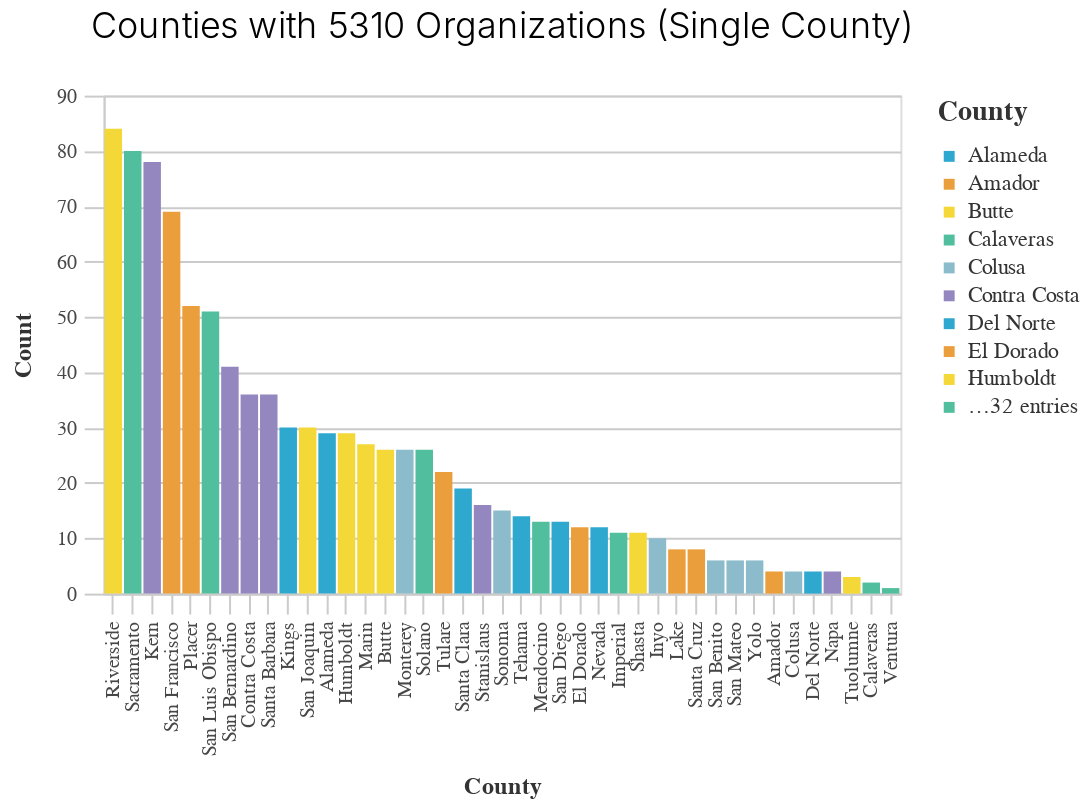

Here is the notebook cell this chart was saved with:
### Code cell
single_county = df[~df["county"].str.contains(",", na=False)]
counties_org_s = _dla_utils.bar_chart_nosubset((single_county>>count(_.county)),
    "county",
    "n",
    "county",
    "Counties with 5310 Organizations (Single County)"
)
counties_org_s

### Figure 1 — Vega-Lite specification as saved in the notebook (floating-point values rounded to 4 significant figures)
{"config": {"view": {"continuousWidth": 400, "continuousHeight": 300}, "axis": {"domainColor": "#cbcbcb", "grid": true, "gridColor": "#cbcbcb", "gridWidth": 1, "labelColor": "#474747", "labelFont": "Nunito Sans", "labelFontSize": 10, "labelPadding": 4, "tickColor": "#cbcbcb", "tickSize": 10, "titleColor": "#333", "titleFont": "Raleway", "titleFontSize": 12, "titlePadding": 10}, "axisBand": {"grid": false}, "background": "white", "font": "Raleway", "header": {"labelFont": "Nunito Sans", "titleFont": "Raleway"}, "legend": {"labelColor": "#333", "labelFont": "Nunito Sans", "labelFontSize": 11, "labelLimit": 0, "padding": 1, "symbolSize": 30, "symbolType": "square", "titleColor": "#333", "titleFont": "Raleway", "titleFontSize": 14, "titlePadding": 10}, "title": {"anchor": "middle", "font": "Raleway", "fontSize": 18, "fontWeight": 300, "offset": 20}}, "data": {"name": "data-811c6713922061ce69ead7e74299d89e"}, "mark": "bar", "encoding": {"color": {"field": "county", "legend": {"symbolLimit": 10, "title": "County"}, "scale": {"range": ["#2EA8CE", "#EB9F3C", "#F4D837", "#51BF9D", "#8CBCCB", "#9487C0"]}, "type": "nominal"}, "x": {"field": "county", "sort": "-y", "title": "County", "type": "nominal"}, "y": {"field": "n", "title": "Count", "type": "quantitative"}}, "height": 250, "title": "Counties with 5310 Organizations (Single County)", "width": 400, "$schema": "https://vega.github.io/schema/vega-lite/v4.17.0.json", "datasets": {"data-811c6713922061ce69ead7e74299d89e": [{"county": "Alameda", "n": 29}, {"county": "Amador", "n": 4}, {"county": "Butte", "n": 26}, {"county": "Calaveras", "n": 2}, {"county": "Colusa", "n": 4}, {"county": "Contra Costa", "n": 36}, {"county": "Del Norte", "n": 4}, {"county": "El Dorado", "n": 12}, {"county": "Humboldt", "n": 29}, {"county": "Imperial", "n": 11}, {"county": "Inyo", "n": 10}, {"county": "Kern", "n": 78}, {"county": "Kings", "n": 30}, {"county": "Lake", "n": 8}, {"county": "Marin", "n": 27}, {"county": "Mendocino", "n": 13}, {"county": "Monterey", "n": 26}, {"county": "Napa", "n": 4}, {"county": "Nevada", "n": 12}, {"county": "Placer", "n": 52}, {"county": "Riverside", "n": 84}, {"county": "Sacramento", "n": 80}, {"county": "San Benito", "n": 6}, {"county": "San Bernardino", "n": 41}, {"county": "San Diego", "n": 13}, {"county": "San Francisco", "n": 69}, {"county": "San Joaquin", "n": 30}, {"county": "San Luis Obispo", "n": 51}, {"county": "San Mateo", "n": 6}, {"county": "Santa Barbara", "n": 36}, {"county": "Santa Clara", "n": 19}, {"county": "Santa Cruz", "n": 8}, {"county": "Shasta", "n": 11}, {"county": "Solano", "n": 26}, {"county": "Sonoma", "n": 15}, {"county": "Stanislaus", "n": 16}, {"county": "Tehama", "n": 14}, {"county": "Tulare", "n": 22}, {"county": "Tuolumne", "n": 3}, {"county": "Ventura", "n": 1}, {"county": "Yolo", "n": 6}]}}
